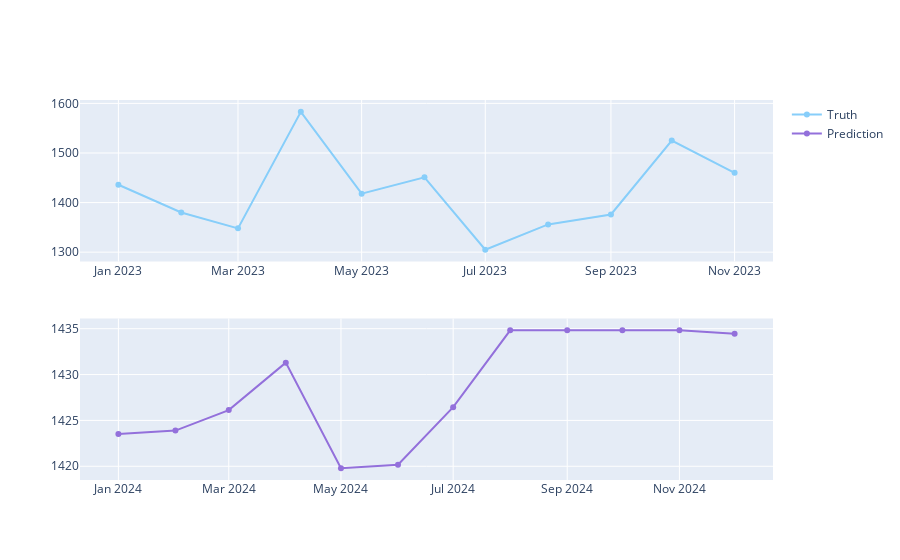

Here is the notebook cell this chart was saved with:
### Code cell
plot_df = merged_df[(merged_df['date'] >= '2023-01-01') & (merged_df['date'] <= '2023-12-31')]

fig = make_subplots(rows=2, cols=1)
fig.add_trace(go.Scatter(x=plot_df['date'], y=plot_df['HOUST'],
                         name='Truth',
                         marker_color='LightSkyBlue'), row=1, col=1)

fig.add_trace(go.Scatter(x=df['date'],
                         y=df['HOUST'],
                         name='Prediction',
                         marker_color='MediumPurple',
                         ), row=2, col=1)

### Figure 1 — Plotly figure (JSON) as saved in the notebook; plotly's stock layout.template omitted (floating-point values rounded to 4 significant figures)
{"data": [{"marker": {"color": "LightSkyBlue"}, "name": "Truth", "type": "scatter", "x": ["2023-01-01T00:00:00", "2023-02-01T00:00:00", "2023-03-01T00:00:00", "2023-04-01T00:00:00", "2023-05-01T00:00:00", "2023-06-01T00:00:00", "2023-07-01T00:00:00", "2023-08-01T00:00:00", "2023-09-01T00:00:00", "2023-10-01T00:00:00", "2023-11-01T00:00:00"], "xaxis": "x", "y": [1436, 1380, 1348, 1583, 1418, 1451, 1305, 1356, 1376, 1525, 1460], "yaxis": "y"}, {"marker": {"color": "MediumPurple"}, "name": "Prediction", "type": "scatter", "x": ["2024-01-01T00:00:00", "2024-02-01T00:00:00", "2024-03-01T00:00:00", "2024-04-01T00:00:00", "2024-05-01T00:00:00", "2024-06-01T00:00:00", "2024-07-01T00:00:00", "2024-08-01T00:00:00", "2024-09-01T00:00:00", "2024-10-01T00:00:00", "2024-11-01T00:00:00", "2024-12-01T00:00:00"], "xaxis": "x2", "y": [1424.0, 1424.0, 1426.0, 1431.0, 1420.0, 1420.0, 1426.0, 1435.0, 1435.0, 1435.0, 1435.0, 1434.0], "yaxis": "y2"}], "layout": {"xaxis": {"anchor": "y", "domain": [0, 1]}, "xaxis2": {"anchor": "y2", "domain": [0, 1]}, "yaxis": {"anchor": "x", "domain": [0.575, 1]}, "yaxis2": {"anchor": "x2", "domain": [0, 0.425]}}}
